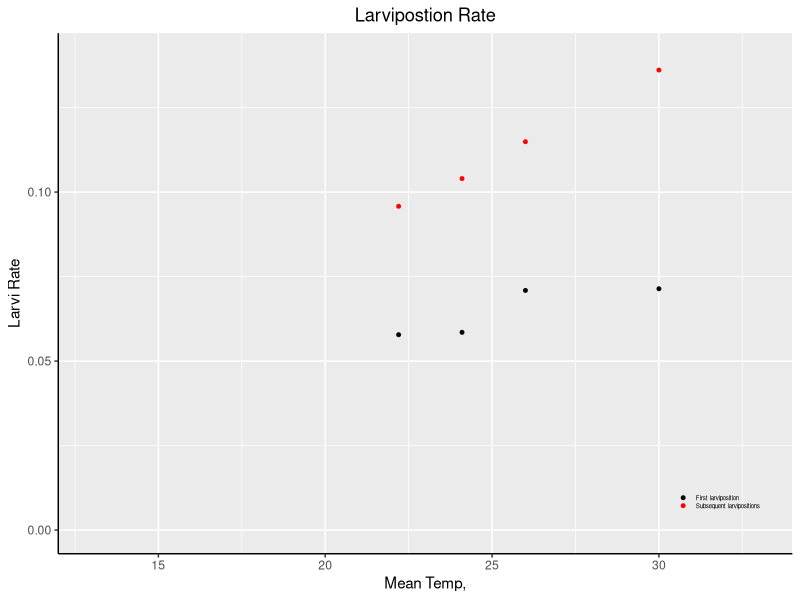
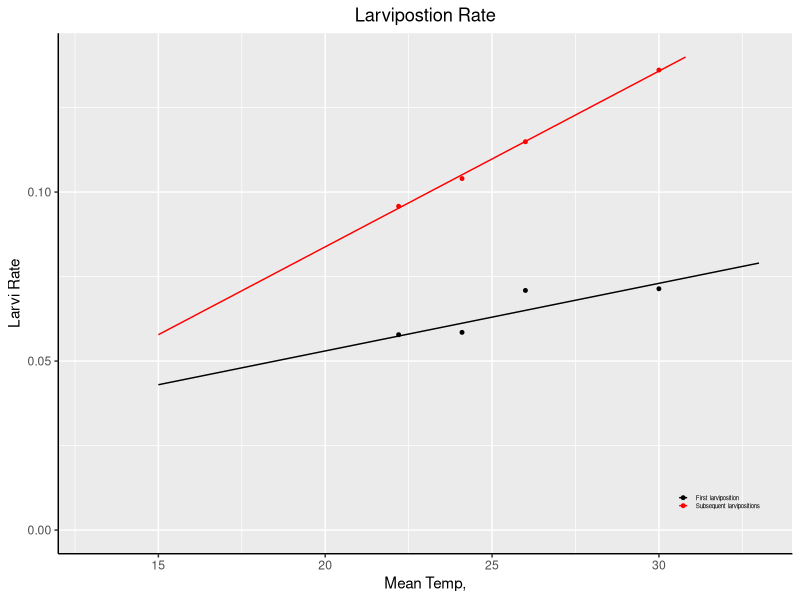

Recreate these plots in R, in order.
# Fit larviposition as a function of time, the data used is found in:
# ~ Hargrove (1994) Reproductive Rates of Tsetse Flies in the the 
# field of Zimbabwe
# ~ Physiological Entomology vol. 19 (4). 307-318
# ~ Hargrove (2004) Tsetse Population Dynamics In the Trypanosiomiases 

require(ggplot2)
#1 Read in data
d.larvi.rate = read.csv("data_larviposition.csv")

#2 Plot data
larvi_plot = ggplot(d.larvi.rate, aes(x = mean_temp, y = rate, col = stage)) +
             scale_color_manual(values = c("black", "red")) +
             xlim(low = 13, high = 33) +
             geom_point(size = 1) +
             ylim(low = 0, high=0.14) +
             labs(y = "Larvi Rate", x = "Mean Temp,", title = "Larvipostion Rate") +
             theme_set(theme_bw()) +
             theme(panel.border = element_blank()
                   ,plot.title = element_text(hjust = 0.5)
                   , axis.line = element_line(color = "black")
                   , legend.position = c(0.9, 0.1)
                   , legend.title = element_blank()
                   , legend.background = element_blank()
                   , legend.key.size = unit(0.5, "line")
                   , legend.text = element_text(size = 4.5)
                   , legend.key.height = unit(0.4, "line")
                  )
 larvi_plot
  
#3  Create temperature dependent function
 
 lrFunc = function(con.d1, con.d2, T1 = 24, temp){
         lr = con.d1 + con.d2*(temp - T1)
         return(lr)
 }
 
#4  Save our constants for both subsequent and non_subsequent larviposition
 non_sub.d1 = 0.061
 non_sub.d2 = 0.002
 sub.d1 = 0.1046
 sub.d2 = 0.0052
 
#5 Use function to create the predicted value dataframes
 non_sub.lr = lrFunc(con.d1 = non_sub.d1, con.d2 =non_sub.d2, temp = seq(15, 34, 0.1))
 non_sub.lr = cbind.data.frame(temp = seq(15, 34, 0.1)
                              , pred = non_sub.lr
                              , stage = rep("First larviposition"))
                             #, length(non_sub.lr))
 
 sub.lr = lrFunc(con.d1 = sub.d1, con.d2 = sub.d2, temp = seq(15, 34, 0.1))
 sub.lr = cbind.data.frame(temp = seq(15, 34, 0.1)
                           , pred = sub.lr
                           , stage = rep("Subsequent larvipositions"))
                           #, length(non_sub.lr))
 prediction.lr = rbind.data.frame(non_sub.lr, sub.lr)
 
#5 Add prediction to plot

 lrPlotFit <- larvi_plot +
   geom_line(data=prediction.lr
             ,mapping=aes(x=temp,y=pred))
 lrPlotFit
 